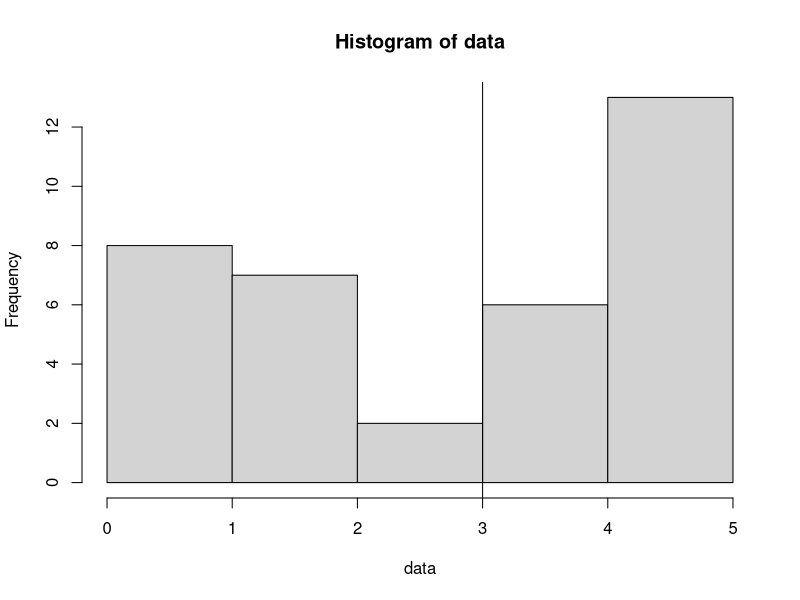

The R source for this figure:
otsu <- function(data, bins) {
    # Set right = FALSE because we are using [closed, open) intervals
    # (as Dr. Greensted does).
    histogram <- hist(data, breaks = bins, right = FALSE)
    # I'll try to implement this approach later.
    between_class_variance <- function(brk) {
        .NotYetImplemented()
    }
    within_class_variance_side <- function(side) {
        # The weight is the fraction of the dataset that this subset contains
        weight <- length(side) / length(data)
        weight * var(side)
    }
    within_class_variance <- function(brk) {
        # Again, intervals are [closed, open).
        left <- data[data < brk]
        right <- data[data >= brk]
        within_class_variance_side(left) + within_class_variance_side(right)
    }
    within_class_variances <- lapply(histogram$breaks, within_class_variance)
    index <- which.min(within_class_variances)
    threshold <- histogram$breaks[index]
    abline(v = threshold)
    threshold
}


test.otsu.faithful <- function() {
    library(datasets)
    print(otsu(faithful$eruptions, bins = 30))
}

test.otsu.simpleimage <- function() {
    image <- c(rep(0, 8), rep(1, 7), rep(2, 2), rep(3, 6), rep(4, 9), rep(5, 4))
    threshold <- otsu(image, bins = 6)
    stopifnot(threshold == 3)
}

test.otsu.simpleimage()